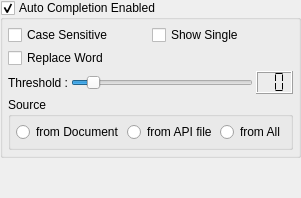
     <widget class="QWidget" name="pAutoCompletion">
      <layout class="QVBoxLayout">
       <property name="spacing">
        <number>3</number>
       </property>
       <property name="margin">
        <number>0</number>
       </property>
       <item>
        <widget class="QGroupBox" name="gbAutoCompletionEnabled">
         <property name="enabled">
          <bool>true</bool>
         </property>
         <property name="title">
          <string>Auto Completion Enabled</string>
         </property>
         <property name="checkable">
          <bool>true</bool>
         </property>
         <layout class="QGridLayout">
          <property name="margin">
           <number>5</number>
          </property>
          <property name="spacing">
           <number>3</number>
          </property>
          <item row="0" column="0">
           <widget class="QCheckBox" name="cbAutoCompletionCaseSensitivity">
            <property name="text">
             <string>Case Sensitive</string>
            </property>
           </widget>
          </item>
          <item row="0" column="1">
           <widget class="QCheckBox" name="cbAutoCompletionShowSingle">
            <property name="text">
             <string>Show Single</string>
            </property>
           </widget>
          </item>
          <item row="1" column="0">
           <widget class="QCheckBox" name="cbAutoCompletionReplaceWord">
            <property name="text">
             <string>Replace Word</string>
            </property>
           </widget>
          </item>
          <item row="2" column="0" colspan="2">
           <layout class="QHBoxLayout">
            <property name="spacing">
             <number>3</number>
            </property>
            <item>
             <widget class="QLabel" name="lAutoCompletionThreshold">
              <property name="text">
               <string>Threshold :</string>
              </property>
             </widget>
            </item>
            <item>
             <widget class="QSlider" name="sAutoCompletionThreshold">
              <property name="sizePolicy">
               <sizepolicy hsizetype="Expanding" vsizetype="Fixed">
                <horstretch>0</horstretch>
                <verstretch>0</verstretch>
               </sizepolicy>
              </property>
              <property name="minimum">
               <number>-1</number>
              </property>
              <property name="maximum">
               <number>10</number>
              </property>
              <property name="pageStep">
               <number>2</number>
              </property>
              <property name="orientation">
               <enum>Qt::Horizontal</enum>
              </property>
              <property name="tickInterval">
               <number>1</number>
              </property>
             </widget>
            </item>
            <item>
             <widget class="QLCDNumber" name="lnAutoCompletionThreshold">
              <property name="sizePolicy">
               <sizepolicy hsizetype="Fixed" vsizetype="Fixed">
                <horstretch>0</horstretch>
                <verstretch>0</verstretch>
               </sizepolicy>
              </property>
              <property name="numDigits">
               <number>2</number>
              </property>
              <property name="segmentStyle">
               <enum>QLCDNumber::Flat</enum>
              </property>
             </widget>
            </item>
           </layout>
          </item>
          <item row="3" column="0" colspan="2">
           <widget class="QGroupBox" name="gbAutoCompletionSource">
            <property name="title">
             <string>Source</string>
            </property>
            <layout class="QHBoxLayout">
             <property name="spacing">
              <number>3</number>
             </property>
             <property name="margin">
              <number>5</number>
             </property>
             <item>
              <widget class="QRadioButton" name="rbAcsDocument">
               <property name="text">
                <string>from Document</string>
               </property>
              </widget>
             </item>
             <item>
              <widget class="QRadioButton" name="rbAcsAPIs">
               <property name="text">
                <string>from API file</string>
               </property>
              </widget>
             </item>
             <item>
              <widget class="QRadioButton" name="rbAcsAll">
               <property name="text">
                <string>from All</string>
               </property>
              </widget>
             </item>
            </layout>
           </widget>
          </item>
         </layout>
        </widget>
       </item>
       <item>
        <spacer>
         <property name="orientation">
          <enum>Qt::Vertical</enum>
         </property>
         <property name="sizeHint" stdset="0">
          <size>
           <width>20</width>
           <height>40</height>
          </size>
         </property>
        </spacer>
       </item>
      </layout>
     </widget>
